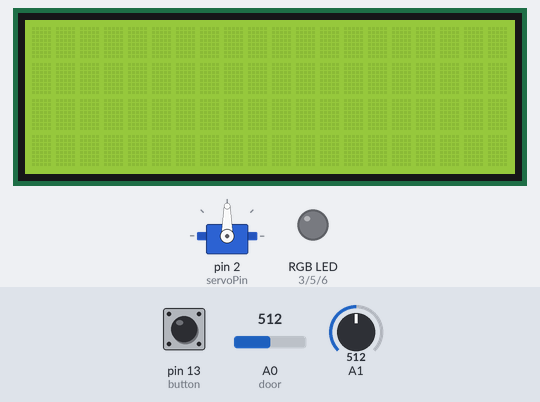
This sketch was run on a simulated Arduino Uno, built with avr-gcc and run on an emulated ATmega328P. Shown: 20×4 character LCD, servo, an RGB LED mixed from three pins (HIGH = lit). The test bench sets the inputs (shaded band); at power-on: pin 13 (button) LOW, A0 (door) = 512, A1 = 512.

Above: at 1.2 s.
1.3 s: pin 13 (button) pulled HIGH for 1 s
At 3.6 s:
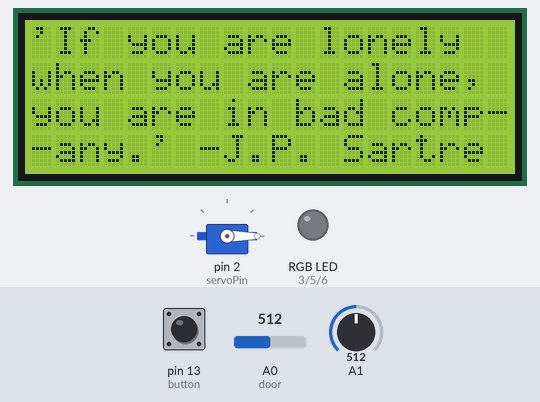
5.3 s: A0 (door) set to 984
7.8 s: A0 (door) set to 1007
At 10.3 s:
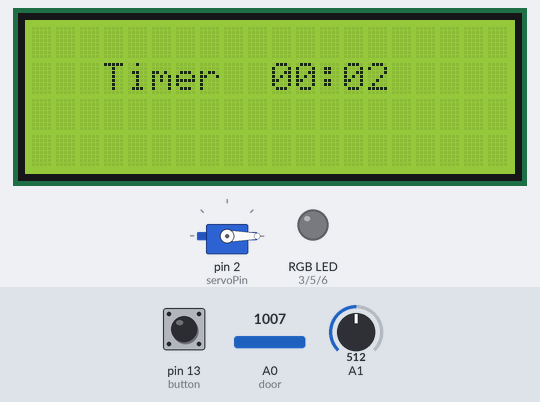
10.8 s: pin 13 (button) pulled HIGH for 0.15 s
At 12.2 s:
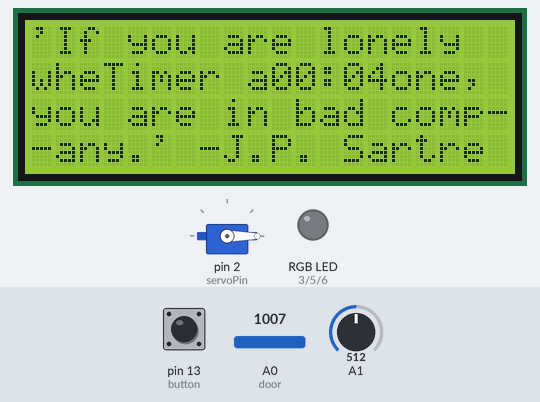
13.9 s: pin 13 (button) pulled HIGH for 3.2 s
At 18.4 s:
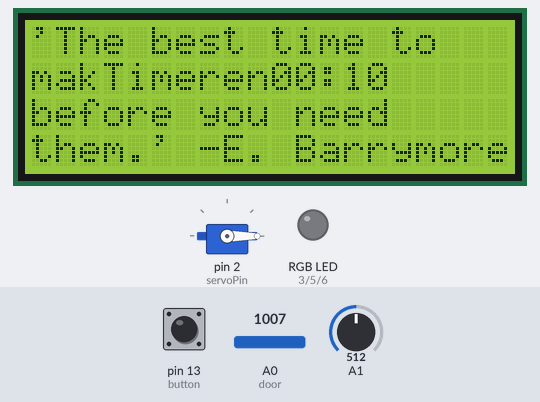
18.6 s: pin 13 (button) pulled HIGH for 0.15 s
At 19.6 s:
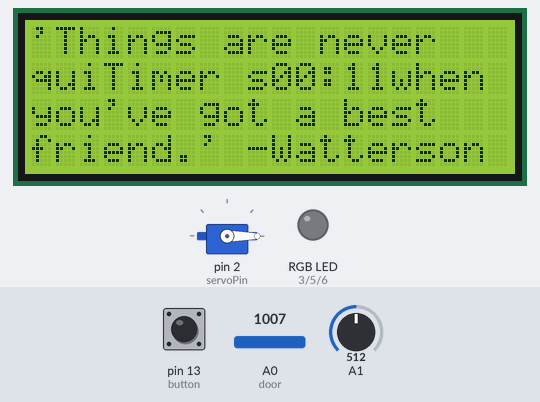
Timing chart, 0 to 21.6 s (numbered marks = the images above; inputs shaded):
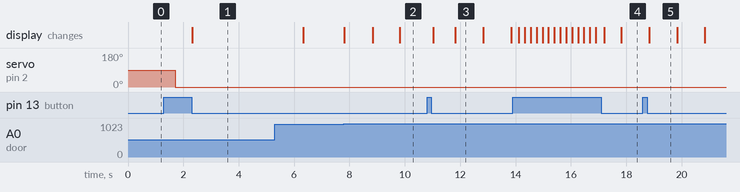

Measured:
- the behaviour switches between 999 and 1000 on A0 (door) (found by bisection; images 1 and 2)
- after the input at 1.3 s, servo on pin 2 (servoPin): 90° → 0° after 0.41 s; the display: changes after 1.0 s (image 1)
- after the input at 7.8 s, the display: first changes at once (image 2 shows a later state)
- after the input at 10.8 s, the display: first changes after 0.22 s (image 3 shows a later state)
- after the input at 13.9 s, the display: first changes after 0.22 s (image 4 shows a later state)
- after the input at 18.6 s, the display: changes after 0.23 s (image 5)
- what the display in image 3 shows lasts 1.0 s, from 11.8 s to 12.8 s

The sketch:

COMBO_v02.ino
```cpp
// include the library code:
#include <Servo.h>      // include the servo library
#include <LiquidCrystal.h>
#include <Wire.h>
#define REDLITE 3
#define GREENLITE 5
#define BLUELITE 6

//LCD CODE

// initialize the library with the numbers of the interface pins
LiquidCrystal lcd(7, 8, 9, 10, 11, 12);
// you can change the overall brightness by range 0 -> 255
int brightness = 255;

int row;
int col;

int currentQuoteIndex = 0;
int line1Index = 0;
int line2Index = 0;
int line3Index = 0;
unsigned long lastPushed;
unsigned long lastLocked;
int lockSeconds;
int lockMinutes;

boolean quoteOn = false;

//SERVO CODE
Servo myServo;       // creates an instance of the servo object to control a servo
int servoPin = 2;       // Control pin for servo motor
int button = A2;  // analog pin used to connect the potentiometer
int val = 90;    // variable to read the value from the analog pin

boolean doorOpen = false;
boolean doorLocked = false;

char* line0[]={
  //  "'If you are lonely", "when you're alone,", "you are in bad comp-",
  //  "any.' J.P. Sartre"};

  "'If you are lonely  ",
  "'Solitude is        ",
  "'If you make friends",
  "'I never found a    ",
  "'He who lives in    ",
  "'The worst solitude ",
  "'The best time to   ",
  "'Things are never   ",
  "'Only a life lived  "
};

char* line1[]={
  //  "'If you are lonely", "when you're alone,", "you are in bad comp-",
  //  "any.' J.P. Sartre"};

  "when you are alone,",
  "independence.'      ",
  "with yourself you   ",
  "companion that was  ",
  "solitude may make   ",
  "is to have no real  ",
  "make friends is     ",
  "quite as scary when ",
  "for others is a life"
};

char* line2[]={
  //  "'If you are lonely", "when you're alone,", "you are in bad comp-",
  //  "any.' J.P. Sartre"};

  "you are in bad comp-",
  "-Herman Hesse       ",
  "will never be       ",
  "so companionable as ",
  "his own laws.'      ",
  "friendships.'       ",
  "before you need     ",
  "you've got a best   ",
  "worthwhile.'        "
};

char* line3[]={
  //  "'If you are lonely", "when you're alone,", "you are in bad comp-",
  //  "any.' J.P. Sartre"};

  "-any.' -J.P. Sartre ",
  "                    ",
  "alone.' -M. Maltz   ",
  "solitude.' -Thoreau ",
  "-Pubilius Syrus     ",
  "-Francis Bacon      ",
  "them.' -E. Barrymore",
  "friend.' -Watterson ",
  "-Albert Einstein    "
};

int totalStrings = 9;


void setup() {
  // set up the LCD's number of rows and columns:
  lcd.begin(20, 4);
  Serial.begin(9600);

  /*
    // Print a message to the LCD.
   lcd.print("RGB 20x4 Display ");
   lcd.setCursor(0,1);
   lcd.print(" Multicolor LCD ");
   lcd.setCursor(0,2);
   lcd.print("  This shit works!");
   lcd.setCursor(0,3);
   lcd.print("   FUCK YEAH!");
   */
  pinMode(REDLITE, OUTPUT);
  pinMode(GREENLITE, OUTPUT);
  pinMode(BLUELITE, OUTPUT);
  brightness = 100;

  //SERVO PINZ
  pinMode(13, INPUT); //button
  myServo.attach(servoPin);  // attaches the servo on pin 2 to the servo object


}

void loop() {
  screen();
  door();

  if (doorLocked == true) {

    //    lockSeconds = (millis()-lastLocked)/1000;
    timer();
  }
}

//SCREEN FUNCTIONS
void screen(){
  if (digitalRead(13) == HIGH) {
    if (quoteOn == false) {
      delay(200);
      quoteOn = true;
    }
    else {
      delay(200);
      currentQuoteIndex ++;
      if (currentQuoteIndex >= totalStrings) {
        currentQuoteIndex = 0;
      }
    }
    lastPushed = millis();
  }

  if (quoteOn == true && millis() - lastPushed > 4000) {
    quoteOn = false;
    //    lockSeconds = (millis()-lastLocked)/1000;
    //timer();
  }

  if (quoteOn) {
    displayText();
  }
  else {
    blankScreen();
  }
}

void setBacklight(uint8_t r, uint8_t g, uint8_t b) {
  // normalize the red LED - its brighter than the rest!
  r = map(r, 0, 255, 0, 100);
  g = map(g, 0, 255, 0, 150);
  r = map(r, 0, 255, 0, brightness);
  g = map(g, 0, 255, 0, brightness);
  b = map(b, 0, 255, 0, brightness);
  // common anode so invert!
  r = map(r, 0, 255, 255, 0);
  g = map(g, 0, 255, 255, 0);
  b = map(b, 0, 255, 255, 0);
  Serial.print("R = ");
  Serial.print(r, DEC);
  Serial.print(" G = ");
  Serial.print(g, DEC);
  Serial.print(" B = ");
  Serial.println(b, DEC);
  analogWrite(REDLITE, r);
  analogWrite(GREENLITE, g);
  analogWrite(BLUELITE, b);
}

void displayText() {

  // Print a message to the LCD.
  col = 0;
  row = 0;

  lcd.setCursor(col,0);
  lcd.print(line0[currentQuoteIndex]);

  lcd.setCursor(col,1);
  lcd.print(line1[currentQuoteIndex]);

  lcd.setCursor(col,2);
  lcd.print(line2[currentQuoteIndex]);

  lcd.setCursor(col,3);
  lcd.print(line3[currentQuoteIndex]);

}

void blankScreen() {
  //  for (int r; r < 4; r++)
  col = 0;
  lcd.setCursor(col,0);
  lcd.print("                    ");
  lcd.setCursor(col,1);
  lcd.print("                    ");
  lcd.setCursor(col,2);
  lcd.print("                    ");
  lcd.setCursor(col,3);
  lcd.print("                    ");

}

//SERVO FUNCTIONS


void door() {

  //open with Open button
  if (doorOpen == false && doorLocked == false) {
    if(digitalRead(13) == HIGH) {
      openDoor();
    }

    //open with Special buttons
    if (analogRead(A1) >= 1000 && analogRead(A2) >= 1000) {
      openDoor();
    }

    //lock door
    if (analogRead(A0) >= 1000) {
      lockDoor();
    }
  }

  if (doorOpen == false && doorLocked == true) {
    if (analogRead(A1) >= 1000 && analogRead(A2) >= 1000) {
      openDoor();
    }
  }

  if (doorOpen == true) {
    if(digitalRead(13) == LOW) {
      openDoor();
    }
    if (digitalRead(13) == HIGH) {
      closeDoor();
    }
  }
  // Serial.print(digitalRead(13));
}

void openDoor() {
  myServo.write(val);  // sets the servo position according to the scaled value
  delay(400);
  doorOpen = true;
  doorLocked = false;
  quoteOn = false;
}

void closeDoor() {
  myServo.write(0);
  delay(400);
  doorOpen = false;
}

void lockDoor() {
  doorLocked = true;
  quoteOn = true;
  lastLocked = millis();
  timer();
}

void timer() {
  // set the cursor to column 0, line 1
  // (note: line 1 is the second row, since counting begins with 0):
  lcd.setCursor(3, 1);
  lcd.print("Timer");
  lcd.setCursor(10,1);
  lcd.print(lockMinutes);
  lcd.setCursor(12,1);
  lcd.print(":");
  lcd.setCursor(13,1);
  lockMinutes = 0;
  lockSeconds = (millis()-lastLocked)/1000;
  lcd.print(lockSeconds);

  if (lockSeconds < 10) {
    lcd.setCursor(13,1);
    lcd.print("0");
    lcd.setCursor(14,1);
    lcd.print(lockSeconds);
  }
  // print the number of seconds since reset:
   if (lockSeconds > 59) {
    lcd.setCursor(10,1);
    lockMinutes = lockMinutes + 1;
    lockSeconds = (((millis()-lastLocked)/1000)-(lockMinutes*60));
    lcd.setCursor(13,1);
    lcd.print("0");
    lcd.setCursor(14,1);
    lcd.print(lockSeconds);
  }

  if (lockMinutes < 10) {
    lcd.setCursor(10,1);
    lcd.print("0");
    lcd.setCursor(11,1);
    lcd.print(lockMinutes);
  }
  else {
    lcd.print(lockMinutes);
  }
}
```
